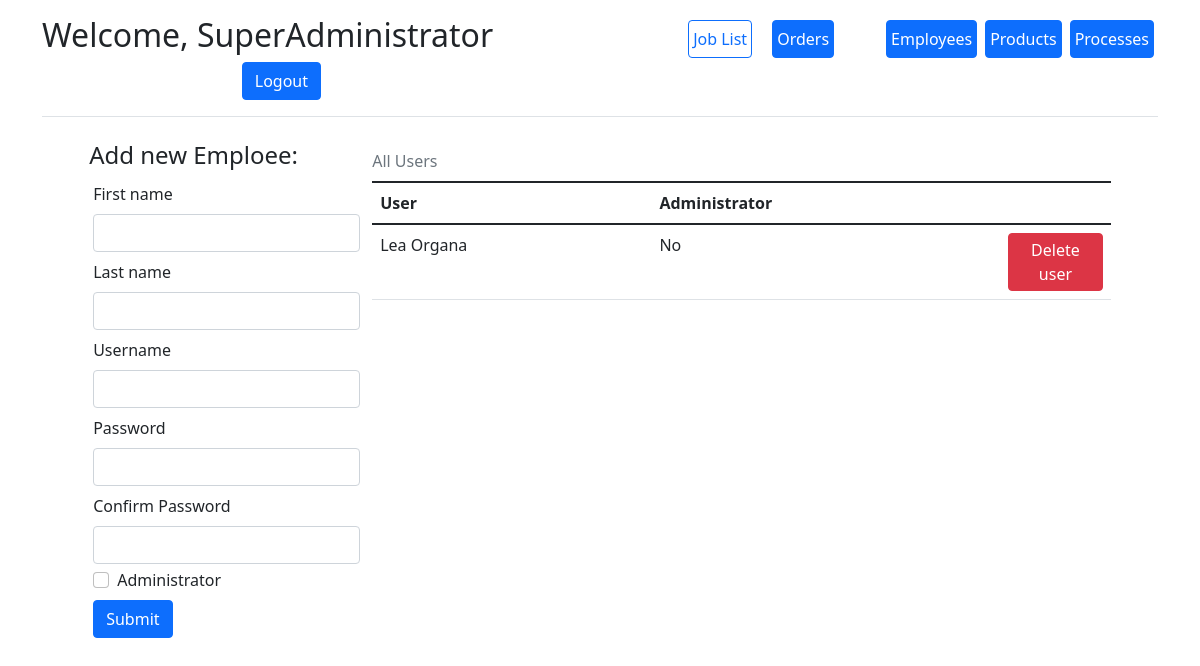
Before: /add_user (signed in) with the older database file.
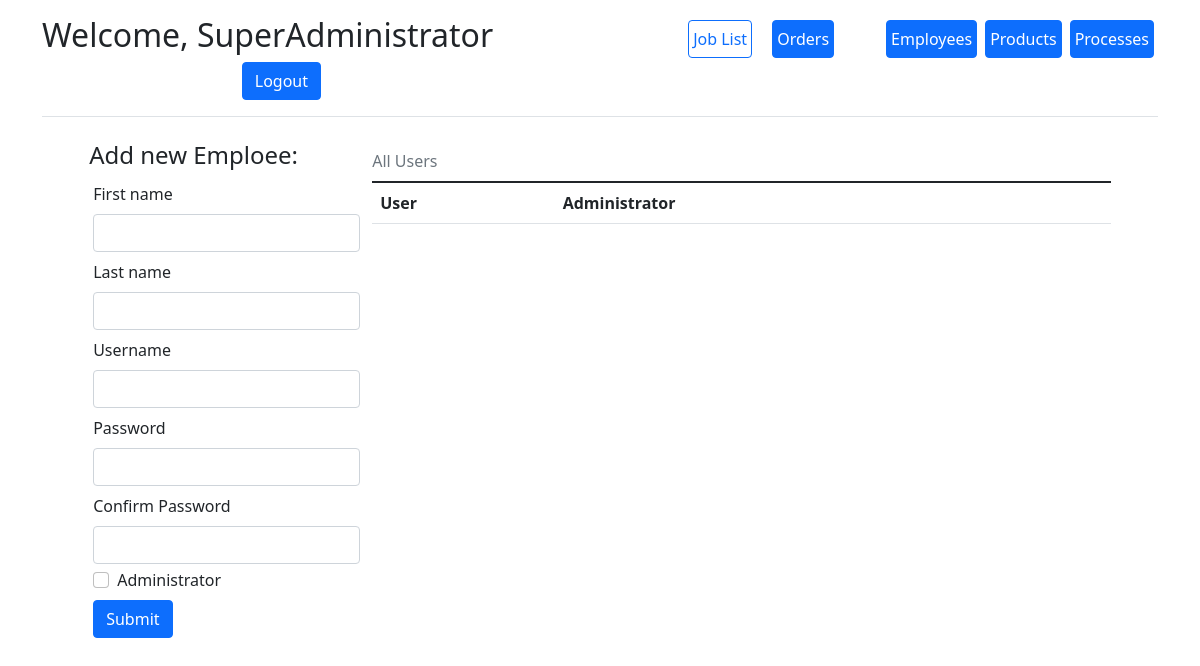
After: the same page with the newer database file.
### app/models.py (models this page shows)
class Employee(db.Model, UserMixin):
    id = db.Column(db.Integer, primary_key=True, nullable=False, autoincrement=True)
    first_name = db.Column("First name", db.String)
    last_name = db.Column("Last name", db.String)
    user_name = db.Column("Username", db.String, unique=True)
    password = db.Column("Password", db.String)
    admin = db.Column("Administrator", db.Boolean, default=False)
    processes = db.relationship('Process', backref='employee', lazy='dynamic')
    active = db.Column("active", db.Boolean, default=True)

### app/routes.py (the view)
@process_app.route('/add_user')
@login_required
def add_user():
    if not current_user.admin:
        return redirect(url_for('login'))
    form = AddEmployee()
    table = models.Employee.query.filter(models.Employee.id > 1, models.Employee.active)
    return render_template('add_user.html', form=form, table=table)

### app/forms.py
class AddEmployee(FlaskForm):
    first_name = StringField("First name", validators=[InputRequired()])
    last_name = StringField("Last name", validators=[InputRequired()])
    user_name = StringField("Username", validators=[InputRequired()])
    password = PasswordField("Password", validators=[InputRequired(),
                                                     EqualTo('password_confirm', message='Passwords must match')])
    password_confirm = PasswordField("Confirm Password", validators=[InputRequired()])
    admin = BooleanField("Administrator")
    submit = SubmitField()

### app/__init__.py (called while the page is built)
@login_manager.user_loader
def load_user(user_id):
    return Employee.query.get(int(user_id))

### app/templates/add_user.html (shortened to what this page needs)
{% extends "base.html" %}
{% block content %}
<div class="container">
    <div class="row g-3 justify-content-md-center">
        <form action="" method="post" class="col-3">
            <h4>Add new Emploee:</h4>
            {% for field in form if field.name not in ("csrf_token", "submit", "admin") %}
            {{ field.label(class="m-1") }}
            {{ field(class="form-control m-1") }}
            {% endfor %}
            <div class="form-check  m-1">
                <input class="form-check-input" type="checkbox" name="admin" id="cbx_admin">
                <label class="form-check-label" for="cbx_admin">Administrator</label>
            </div>
            {{ form.submit(class="btn btn-primary m-1") }}
        </form>
        <div class="col-8">
            <table class="table table-hover">
                <caption class="caption-top test-center">All Users</caption>
                <thead>
                <tr>
                    <th scope="col">User</th>
                    <th scope="col">Administrator</th>
                    <th scope="col" style="width:15%;"></th>
                </tr>
                </thead>
                <tbody>
                {% for user in table %}
                <tr>
                    <td>{{ user.first_name }} {{ user.last_name }}</td>
                    <td>
                        {% if user.admin %} Yes {% else %} No {% endif %}
                    </td>
                    <td>
                        {% if user.id > 1 %}
                        <a href="{{ url_for('remove_user', user_id=user.id) }}" class="btn btn-danger p-1">Delete
                            user</a>
                        {% endif %}
                    </td>
                </tr>
                {% endfor %}
                </tbody>
            </table>
        </div>
    </div>
</div>
{% endblock %}

### app/templates/base.html (shortened to what this page needs)
<!DOCTYPE html>
<html lang="en">
<head>
    <link href="https://cdn.jsdelivr.net/npm/bootstrap@5.1.3/dist/css/bootstrap.min.css" rel="stylesheet"
>
    <link href="{{ url_for('static', filename='style.css') }}" rel="stylesheet">
</head>
<body>
{% include "navbar.html" %}
{% block content %}
{% endblock %}
</body>
</html>

### app/templates/navbar.html
<div class="container">
    <header class="d-flex flex-wrap align-items-center justify-content-center justify-content-md-between py-3 mb-4 border-bottom">
        {% if current_user.is_authenticated %}
        <h2>Welcome, {{ current_user.first_name}} {{ current_user.last_name}}</h2>
        {% endif %}
        {% if current_user.is_authenticated and current_user.admin %}
        <ul class="nav col-12 col-md-auto mb-2 justify-content-center mb-md-0">
            <li><a href="{{ url_for('dashboard') }}" class="px-1 mx-1 btn btn-outline-primary">Job List</a></li>
            <li><a href="{{ url_for('add_order') }}" class="px-1 ms-3 me-5 btn btn-primary">Orders</a></li>
            <li><a href="{{ url_for('add_user') }}" class="px-1 mx-1 btn btn-primary">Employees</a></li>
            <li><a href="{{ url_for('add_product') }}" class="px-1 mx-1 btn btn-primary">Products</a></li>
            <li><a href="{{ url_for('add_process') }}" class="px-1 mx-1 btn btn-primary">Processes</a></li>
        </ul>
        {% endif %}
        <div class="col-md-3 text-end">
            {% if current_user.is_authenticated %}
            <a href="{{ url_for('logout') }}" class="btn btn-primary">Logout</a>
            {% else %}
            <a href="{{ url_for('login') }}" class="btn btn-outline-primary me-2">Login</a>
            {% endif %}
        </div>
    </header>
</div>

Changed rows visible on the page:
removed Employee: first_name "Lea", last_name "Organa", Administrator "No"
